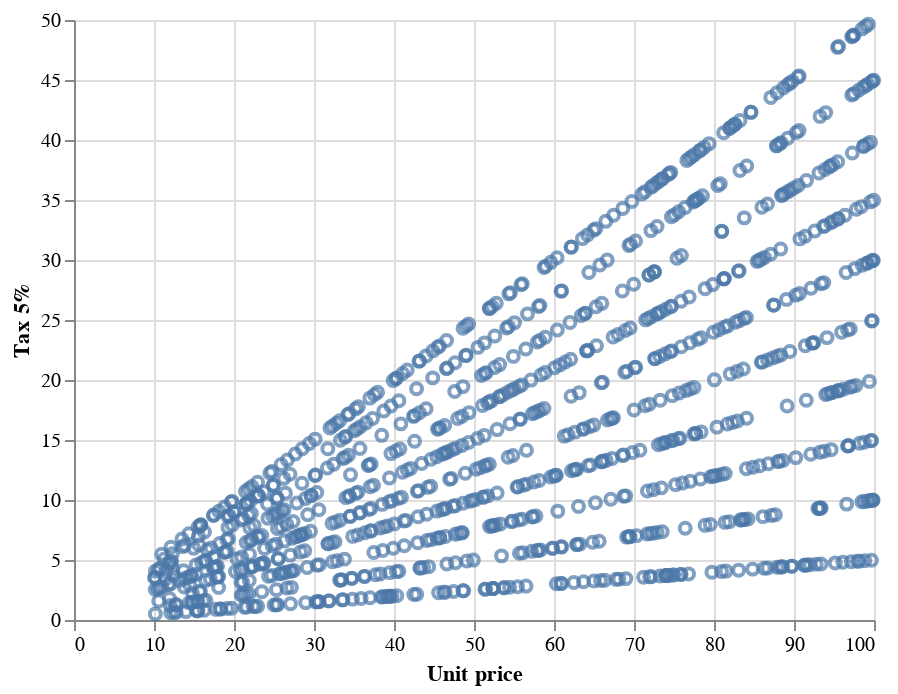

Notebook code cell kept with this figure:
### Code cell
fig = alt.Chart(df).mark_point().encode(x='Unit price',y='Tax 5%')
fig

### Figure 1 — Vega-Lite specification as saved in the notebook (floating-point values rounded to 4 significant figures; data arrays with more than 128 entries replaced by an {"elided": "..."} marker saying what was removed)
{"config": {"view": {"continuousWidth": 400, "continuousHeight": 300}}, "data": {"name": "data-b9ae593bac529d5f1fb37caa1b2fcd30"}, "mark": "point", "encoding": {"x": {"type": "quantitative", "field": "Unit price"}, "y": {"type": "quantitative", "field": "Tax 5%"}}, "$schema": "https://vega.github.io/schema/vega-lite/v4.8.1.json", "datasets": {"data-b9ae593bac529d5f1fb37caa1b2fcd30": {"elided": "1000 records"}}}
